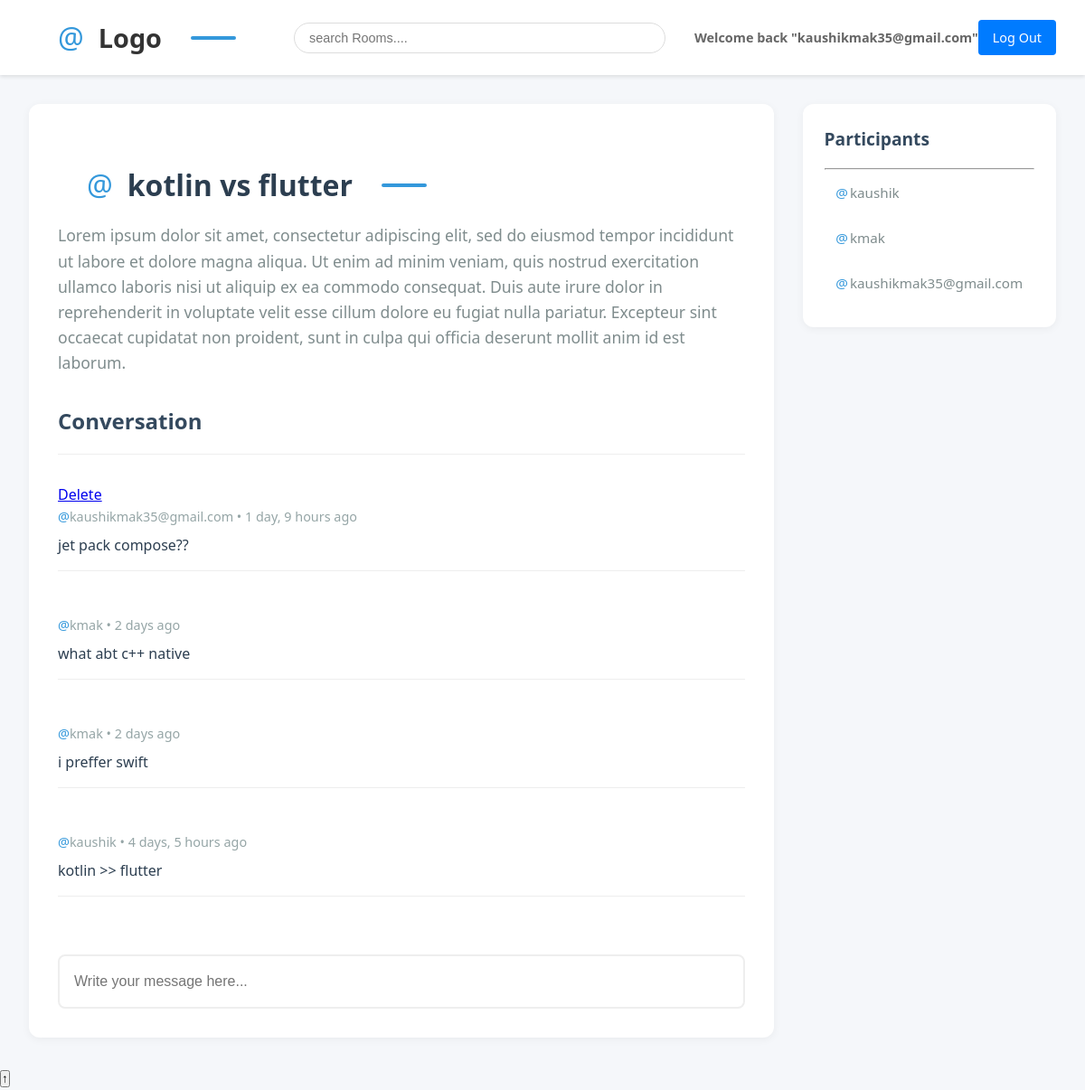
The page /room/5/ (signed in) on the database its author committed.
### base/models.py (models this page shows, shortened)
class Room(models.Model):
    host = models.ForeignKey(User, on_delete=models.SET_NULL, null=True)
    topic = models.ForeignKey(Topic, on_delete=models.SET_NULL, null=True)
    name = models.CharField(max_length=200)
    description = models.TextField(null=True, blank=True)
    participants = models.ManyToManyField(User, related_name='participants', blank=True)
    updated = models.DateTimeField(auto_now=True)
    created = models.DateTimeField(auto_now_add=True)
    class Meta:
        ordering = ['-updated','-created']

class Message(models.Model):
    user = models.ForeignKey(User, on_delete=models.CASCADE)
    room = models.ForeignKey(Room, on_delete=models.CASCADE)
    body = models.TextField()
    updated = models.DateTimeField(auto_now=True)
    created = models.DateTimeField(auto_now_add=True)
    class Meta:
        ordering = ['-updated','-created']

### base/views.py (the view, shortened to what this page needs)
# urls.py: path('room/<str:pagekey>/', views.room, name="room"),
def room(request, pagekey):
    room = Room.objects.get(id=pagekey)
    room_messages = room.message_set.all().order_by('-created')
    participants = room.participants.all()
    context = {'room': room, 'room_messages': room_messages, 'participants': participants}
    return render(request, 'base/room.html', context)

### base/templates/base/room.html (shortened to what this page needs)
{% extends 'main.html' %} {% block content %}
<div class="room-container">
  <div class="main-content">
    <h1>{{room.name}}</h1>
    <p>{{ room.description }}</p>
    <div class="commnet-wrapper">
      <h3>Conversation</h3>
      <hr />
      {% for msg in room_messages %}
      <div class="comment-item">
        {% if request.user == msg.user %}
        <a href="{% url 'delete-message' msg.id %}" class="delete-btn"
          >Delete</a
        >
        {% endif %}
        <small>{{msg.user}} • {{msg.created|timesince}} ago</small>
        <p>{{msg.body}}</p>
        <hr />
      </div>
      {% endfor %}
    </div>
    {% if request.user.is_authenticated %}
    <div class="commnet-form">
      <form method="post" action="">
        <input
          type="text"
          name="body"
          placeholder="Write your message here..."
        />
      </form>
    </div>
    {% endif %}
  </div>
  <div class="participants-sidebar">
    <h3>Participants</h3>
    <hr />
    {% for user in participants %}
    <div class="participant">
      <p>{{user.username}}</p>
    </div>
    {% endfor %}
  </div>
</div>
{% endblock %}

### templates/nav.html
<div class="navbar-container">
    <a href="/">
        <h1>Logo</h1>
    </a>
    <form method="get" action="{% url 'home' %}">
        <input type="text" name="q" placeholder="search Rooms....">
    </form>
    {% if request.user.is_authenticated %}
        <h5>Welcome back "{{request.user.username}}"</h5>
        <a href="{% url 'logout' %}">Log Out</a>
    {% else %}
        <a href="{% url 'login' %}">Login</a>
    {% endif %}
</div>

### static/styles/main.css (style rules this page uses)
.navbar-container { display: flex; align-items: center; justify-content: space-between; padding: 1rem 2rem; background-color: #ffffff; box-shadow: 0 2px 4px rgba(0,0,0,0.1); }
.navbar-container h1 { margin: 0; font-size: 1.8rem; color: #333; }
.navbar-container a { text-decoration: none; color: inherit; }
.navbar-container form { flex: 1; max-width: 500px; margin: 0 2rem; }
.navbar-container input[type="text"] { width: 100%; padding: 0.5rem 1rem; border: 1px solid #ddd; border-radius: 20px; font-size: 0.9rem; outline: none; transition: border-color 0.3s ease; }
.navbar-container h5 { margin: 0; font-size: 0.9rem; color: #666; }
.navbar-container a[href*="login"], .navbar-container a[href*="logout"] { padding: 0.5rem 1rem; background-color: #007bff; color: white; border-radius: 4px; font-size: 0.9rem; transition: background-color 0.3s ease; }
* { margin: 0; padding: 0; box-sizing: border-box; }
body { font-family: 'Segoe UI', Tahoma, Geneva, Verdana, sans-serif; line-height: 1.6; background-color: #f5f7fa; color: #333; min-height: 100vh; }
.room-container { display: grid; grid-template-columns: 3fr 1fr; gap: 2rem; max-width: 1400px; margin: 0 auto; padding: 2rem; }
.room-container > div:first-child { background-color: white; border-radius: 12px; padding: 2rem; box-shadow: 0 2px 10px rgba(0,0,0,0.05); }
.room-container h1 { color: #2c3e50; font-size: 2rem; margin-bottom: 1rem; }
.room-container > div:first-child > p { color: #7f8c8d; font-size: 1.1rem; line-height: 1.6; margin-bottom: 2rem; }
.commnet-wrapper { margin-top: 2rem; }
.commnet-wrapper h3 { color: #34495e; font-size: 1.5rem; margin-bottom: 1rem; }
.commnet-wrapper hr { border: none; border-top: 1px solid #eee; margin: 1rem 0; }
.commnet-wrapper > div { padding: 1rem 0; position: relative; }
.commnet-wrapper small { display: block; color: #95a5a6; font-size: 0.9rem; margin-bottom: 0.5rem; }
.commnet-wrapper small::before { content: '@'; color: #3498db; }
.commnet-wrapper p { color: #2c3e50; font-size: 1rem; line-height: 1.5; }
.commnet-form { margin-top: 2rem; }
.commnet-form form { display: flex; gap: 1rem; }
.commnet-form input[type="text"] { flex: 1; padding: 1rem; border: 2px solid #eee; border-radius: 8px; font-size: 1rem; transition: all 0.2s ease; }
.room-container > div:last-child { background-color: white; border-radius: 12px; padding: 1.5rem; box-shadow: 0 2px 10px rgba(0,0,0,0.05); height: fit-content; }
.room-container > div:last-child h3 { color: #34495e; font-size: 1.2rem; margin-bottom: 1rem; }
.room-container > div:last-child > div { padding: 0.8rem; border-radius: 6px; transition: background-color 0.2s ease; }
.room-container > div:last-child p { color: #7f8c8d; font-size: 0.95rem; }
.room-container > div:last-child p::before { content: '@'; color: #3498db; margin-right: 2px; }
.commnet-wrapper > div { animation: fadeIn 0.3s ease-out forwards; }
.commnet-form input[type="text"] { min-height: 60px; resize: vertical; }
h1 { max-width: 1400px; margin: 2rem auto; padding: 0 2rem; font-size: 2.5rem; color: #2c3e50; position: relative; display: flex; align-items: center; gap: 1rem; }
h1::before { content: '@'; color: #3498db; font-weight: 300; font-size: 2rem; }
h1::after { content: ''; display: block; width: 50px; height: 4px; background-color: #3498db; border-radius: 2px; margin-left: 1rem; }

### rows shown on the page
Room: name "kotlin vs flutter", description "Lorem ipsum dolor sit amet, consectetur adipiscing elit, sed do eiusmod tempor incididunt ut labore et dolore magna aliqua. Ut enim ad minim veniam, quis nostrud exercitation ullamco laboris nisi ut aliquip ex ea commodo consequat. Duis aute irure dolor in reprehenderit in voluptate velit esse cillum dolore eu fugiat nulla pariatur. Excepteur sint occaecat cupidatat non proident, sunt in culpa qui officia deserunt mollit anim id est laborum."
Message: shows "Delete", user "kaushikmak35@gmail.com", created "1 day, 9 hours", body "jet pack compose??"
Message: user "kmak", created "2 days", body "what abt c++ native"
Message: user "kmak", created "2 days", body "i preffer swift"
Message: user "kaushik", created "4 days, 5 hours", body "kotlin >> flutter"

### other values the page prints
{{ request.user.username }} "kaushikmak35@gmail.com"
{{ user.username }} "kaushik"
{{ user.username }} "kmak"
{{ user.username }} "kaushikmak35@gmail.com"
